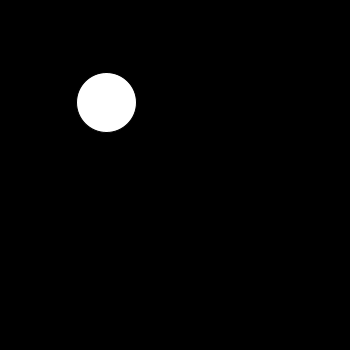
Frame 1 (no input)
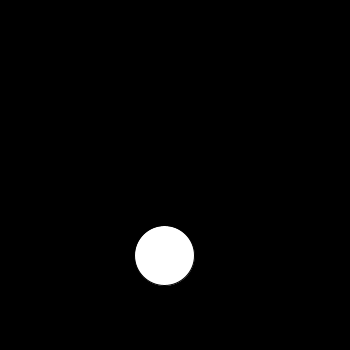
Frame 60 (the mouse pressed at the canvas centre just before this capture)
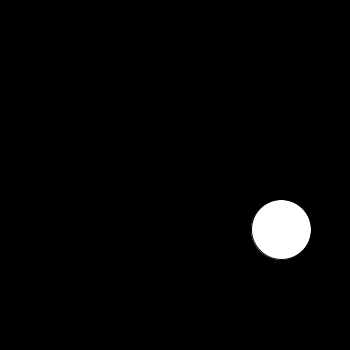
Frame 120 (the mouse held since frame 60 and released just before this capture)

The Processing sketch that drew these frames (run headless with seeded random() and noise(); from frame 60 on, the mouse is pressed at the canvas centre):

// Processing sketch: processing_33701
// ── processing_33701.pde

float ball_x = 100;
float ball_y = 100;
float xspeed = random (10);
float yspeed = random (10);
int ball_w = 60;

void setup(){
background(0);
size(350,350);
}

void moveBall(){
 ball_x = ball_x + xspeed;
 ball_y = ball_y + yspeed;
}  

void draw() {
  println(xspeed+ " "+yspeed);
moveBall();
checkEdgeOfScreen();
background(0);
ellipse(ball_x, ball_y, ball_w, ball_w);
}

void checkEdgeOfScreen(){  
  if (ball_x > width - ball_w/2) {
    //println("11");
    xspeed = xspeed * -1;
  
  }
  else if (ball_x < ball_w/2) {
    //println("22");
    xspeed = xspeed * -1;
    
  }
 if (ball_y > height- ball_w/2) {
   // println("33");
    yspeed= yspeed *-1;
 
  }
  else if (ball_y < ball_w/2) {
    //println("44");
    yspeed=yspeed * -1;
   
  }
   
}
